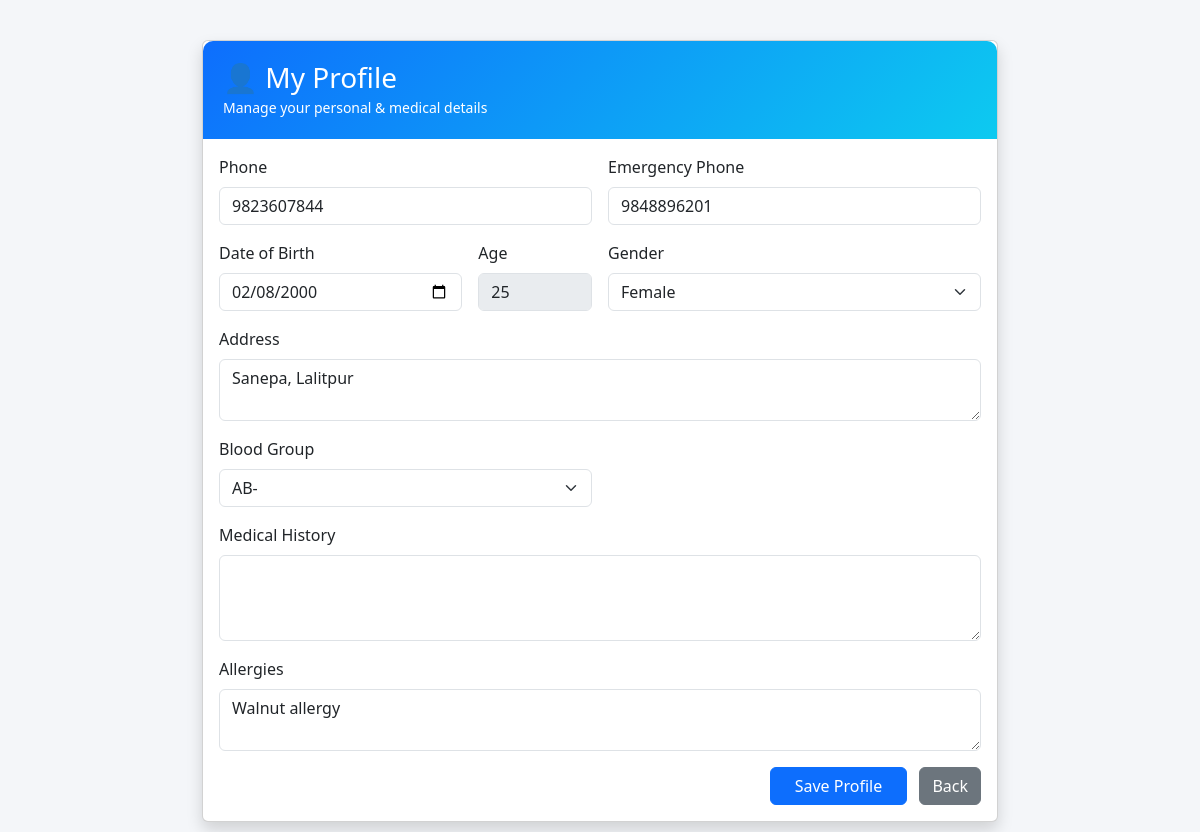
The app's page /patient/profile.php (signed in), older data.
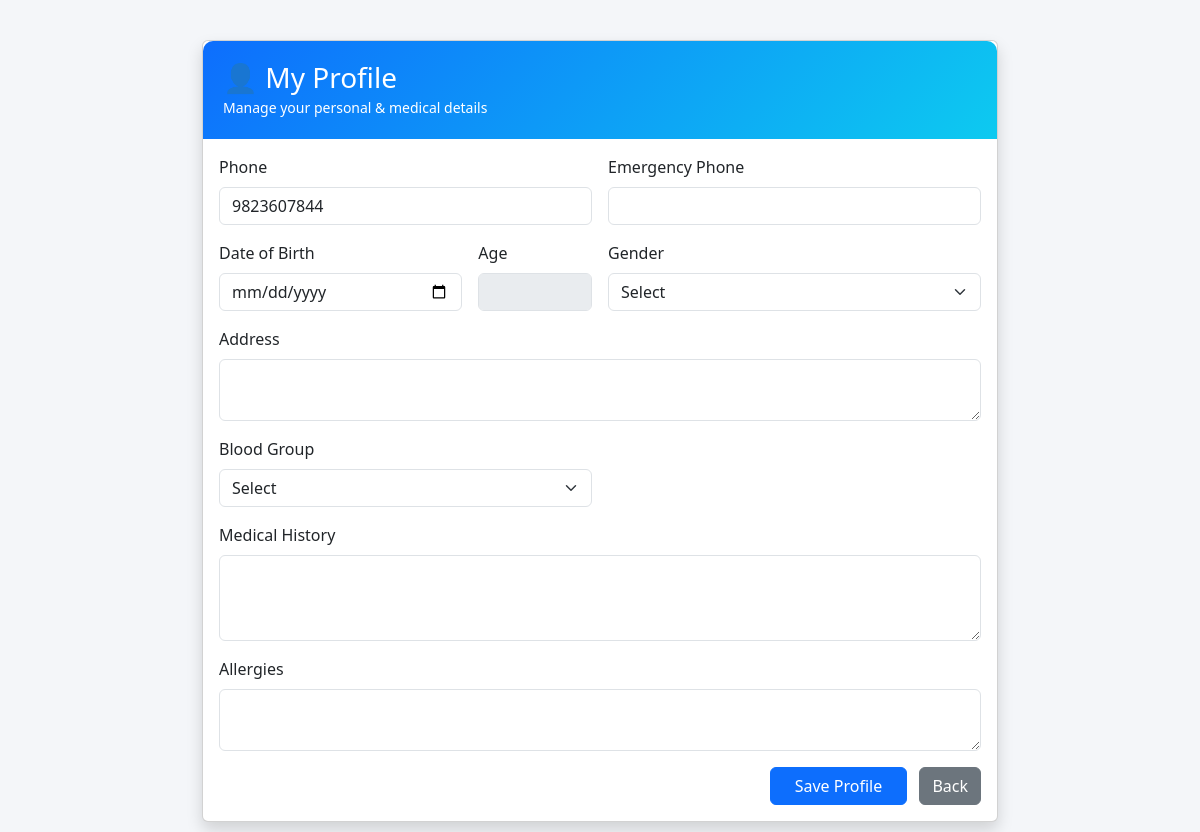
The same page, newer data.
### tables this page shows
CREATE TABLE `patients` (
  `id` int(11) NOT NULL,
  `user_id` int(11) NOT NULL,
  `name` varchar(100) NOT NULL,
  `password` varchar(255) NOT NULL,
  `phone` varchar(15) DEFAULT NULL,
  `date_of_birth` date NOT NULL,
  `gender` enum('male','female','other') NOT NULL,
  `address` text NOT NULL,
  `emergency_contact` varchar(100) NOT NULL,
  `emergency_phone` varchar(20) NOT NULL,
  `medical_history` text DEFAULT NULL,
  `blood_group` varchar(10) DEFAULT NULL,
  `allergies` text DEFAULT NULL,
  `age` varchar(10) DEFAULT NULL
);

CREATE TABLE `users` (
  `id` int(11) NOT NULL,
  `name` varchar(100) NOT NULL,
  `email` varchar(255) DEFAULT NULL,
  `password` varchar(255) NOT NULL,
  `role` enum('admin','doctor','receptionist','patient') NOT NULL,
  `phone` varchar(15) NOT NULL,
  `created_at` timestamp NOT NULL DEFAULT current_timestamp(),
  `updated_at` timestamp NOT NULL DEFAULT current_timestamp() ON UPDATE current_timestamp()
);

### patient/profile.php (the view, shortened to what this page needs)
<?php
require_once '../config/database.php';
$user_id = $_SESSION['user_id'];
$stmt = $conn->prepare("
    SELECT
        u.phone AS phone,
        p.date_of_birth, p.gender, p.address,
        p.emergency_phone, p.medical_history,
        p.blood_group, p.allergies
    FROM users u
    LEFT JOIN patients p ON u.id = p.user_id
    WHERE u.id = ?
");
$stmt->bind_param("i", $user_id);
$stmt->execute();
$data = $stmt->get_result()->fetch_assoc();
$patient = $data ?? [
    'phone' => '',
    'date_of_birth' => '',
    'gender' => '',
    'address' => '',
    'emergency_phone' => '',
    'medical_history' => '',
    'blood_group' => '',
    'allergies' => ''
];
$age = '';
if (!empty($patient['date_of_birth'])) {
    $age = (new DateTime())->diff(new DateTime($patient['date_of_birth']))->y;
}
?>
<!DOCTYPE html>
<html lang="en">
<head>
<link href="https://cdn.jsdelivr.net/npm/bootstrap@5.3.2/dist/css/bootstrap.min.css" rel="stylesheet">
</head>
<body>
<div class="container profile-card">
    <div class="card shadow">
        <div class="profile-header">
            <h3 class="mb-0">👤 My Profile</h3>
            <small>Manage your personal & medical details</small>
        </div>
        <div class="card-body">
            <form method="POST" class="row g-3">
                <div class="col-md-6">
                    <label class="form-label">Phone</label>
                    <input type="text" name="phone" class="form-control"
                           value="<?= htmlspecialchars($patient['phone'] ?? '') ?>">
                </div>
                <div class="col-md-6">
                    <label class="form-label">Emergency Phone</label>
                    <input type="text" name="emergency_phone" class="form-control"
                           value="<?= htmlspecialchars($patient['emergency_phone'] ?? '') ?>">
                </div>
                <div class="col-md-4">
                    <label class="form-label">Date of Birth</label>
                    <input type="date" name="date_of_birth" class="form-control"
                           value="<?= htmlspecialchars($patient['date_of_birth'] ?? '') ?>">
                </div>
                <div class="col-md-2">
                    <label class="form-label">Age</label>
                    <input type="text" class="form-control" value="<?= $age ?>" disabled>
                </div>
                <div class="col-md-6">
                    <label class="form-label">Gender</label>
                    <select name="gender" class="form-select">
                        <option value="">Select</option>
                        <option value="female" <?= ($patient['gender'] ?? '')==='female'?'selected':'' ?>>Female</option>
                    </select>
                </div>
                <div class="col-12">
                    <label class="form-label">Address</label>
                    <textarea name="address" class="form-control" rows="2"><?= htmlspecialchars($patient['address'] ?? '') ?></textarea>
                </div>
                <div class="col-md-6">
                    <label class="form-label">Blood Group</label>
                    <select name="blood_group" class="form-select">
                        <option value="">Select</option>
                        <?php
                        foreach (['A+','A-','B+','B-','AB+','AB-','O+','O-'] as $bg) {
                            $sel = (($patient['blood_group'] ?? '') === $bg) ? 'selected' : '';
                            echo "<option value='$bg' $sel>$bg</option>";
                        }
                        ?>
                    </select>
                </div>
                <div class="col-12">
                    <label class="form-label">Medical History</label>
                    <textarea name="medical_history" class="form-control" rows="3"><?= htmlspecialchars($patient['medical_history'] ?? '') ?></textarea>
                </div>
                <div class="col-12">
                    <label class="form-label">Allergies</label>
                    <textarea name="allergies" class="form-control" rows="2"><?= htmlspecialchars($patient['allergies'] ?? '') ?></textarea>
                </div>
                <div class="col-12 text-end">
                    <button class="btn btn-primary px-4">Save Profile</button>
                    <a href="patient-dashboard.php" class="btn btn-secondary ms-2">Back</a>
                </div>
            </form>
        </div>
    </div>
</div>
</body>
</html>

Row changes from the older to the newer data that the page shows:
removed patients: phone "9823607844", emergency_phone "9848896201", date_of_birth "02/08/2000", date_of_birth "25", gender "Female", address "Sanepa, Lalitpur", allergies "Walnut allergy"
now on this page (row unchanged): users: phone "9823607844"
Text that changed along with them:
form field gender: (not shown) → "Select"
form field blood_group: "AB-" → "Select"
